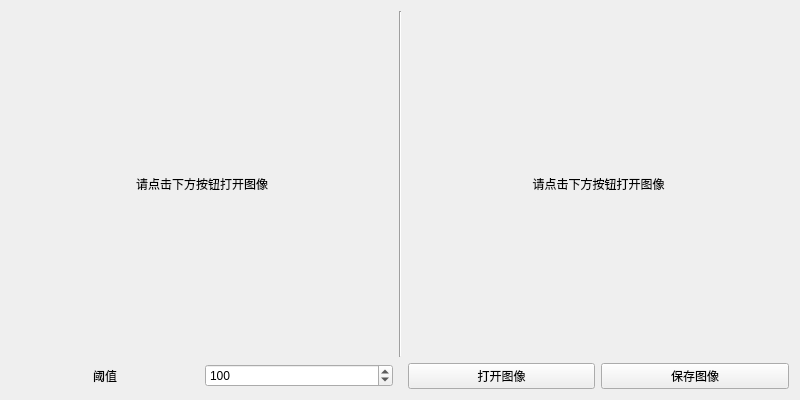
<?xml version="1.0" encoding="UTF-8"?>
<ui version="4.0">
 <class>BinarizeImage</class>
 <widget class="QWidget" name="BinarizeImage">
  <property name="geometry">
   <rect>
    <x>0</x>
    <y>0</y>
    <width>800</width>
    <height>400</height>
   </rect>
  </property>
  <property name="windowTitle">
   <string>二值化图像</string>
  </property>
  <property name="styleSheet">
   <string notr="true"/>
  </property>
  <layout class="QGridLayout" name="gridLayout">
   <item row="0" column="0" colspan="2">
    <widget class="QLabel" name="originImageLabel">
     <property name="styleSheet">
      <string notr="true"/>
     </property>
     <property name="text">
      <string>请点击下方按钮打开图像</string>
     </property>
     <property name="alignment">
      <set>Qt::AlignCenter</set>
     </property>
    </widget>
   </item>
   <item row="0" column="2">
    <widget class="Line" name="line">
     <property name="orientation">
      <enum>Qt::Vertical</enum>
     </property>
    </widget>
   </item>
   <item row="0" column="3" colspan="2">
    <widget class="QLabel" name="binaryImageLabel">
     <property name="styleSheet">
      <string notr="true"/>
     </property>
     <property name="text">
      <string>请点击下方按钮打开图像</string>
     </property>
     <property name="alignment">
      <set>Qt::AlignCenter</set>
     </property>
    </widget>
   </item>
   <item row="1" column="0">
    <widget class="QLabel" name="label">
     <property name="text">
      <string>阈值</string>
     </property>
     <property name="alignment">
      <set>Qt::AlignCenter</set>
     </property>
    </widget>
   </item>
   <item row="1" column="1">
    <widget class="QSpinBox" name="thresholdSpinBox">
     <property name="maximum">
      <number>255</number>
     </property>
     <property name="value">
      <number>100</number>
     </property>
    </widget>
   </item>
   <item row="1" column="3">
    <widget class="QPushButton" name="openImageButton">
     <property name="text">
      <string>打开图像</string>
     </property>
    </widget>
   </item>
   <item row="1" column="4">
    <widget class="QPushButton" name="saveImageButton">
     <property name="text">
      <string>保存图像</string>
     </property>
    </widget>
   </item>
  </layout>
 </widget>
 <resources/>
 <connections/>
</ui>
